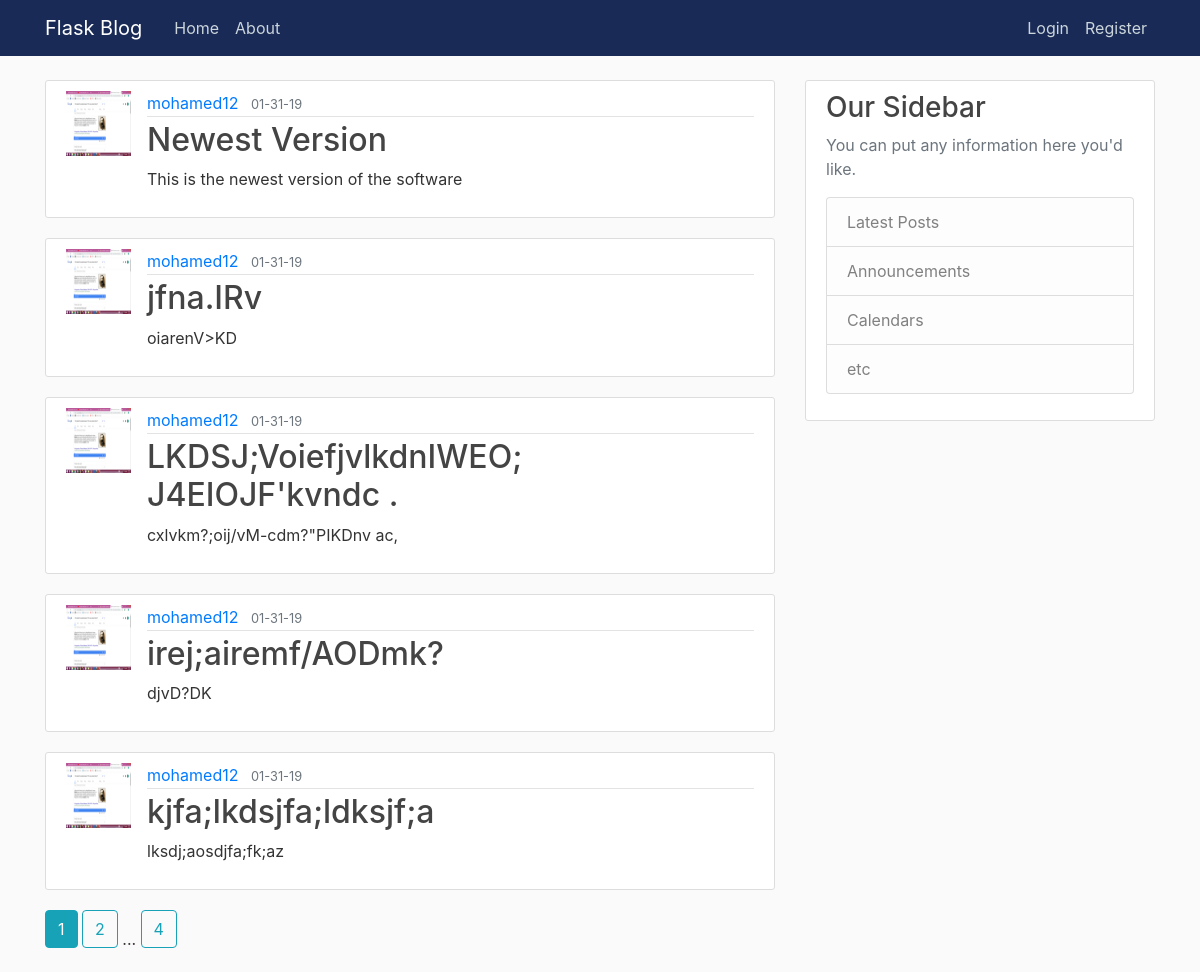
The page /home on the database its author committed.
### flaskblog/Models.py (models this page shows, shortened)
class Post(db.Model):
    id = db.Column(db.Integer, primary_key=True)
    title = db.Column(db.String(100), nullable=False)
    date_posted = db.Column(db.DateTime, nullable=False,
                            default=datetime.utcnow)
    content = db.Column(db.Text, nullable=False)
    user_id = db.Column(db.Integer, db.ForeignKey('user.id'), nullable=False)

class User(db.Model, UserMixin):
    id = db.Column(db.Integer, primary_key=True)
    username = db.Column(db.String(20), unique=True, nullable=False)
    email = db.Column(db.String(120), unique=True, nullable=False)
    image_file = db.Column(db.String(20), nullable=False,
                           default='default.jpg')
    password = db.Column(db.String(60), nullable=False)
    posts = db.relationship('Post', backref='author', lazy=True)

### flaskblog/routes.py (the view)
@app.route("/")
@app.route("/home")
def home():
    page = request.args.get('page', 1, type=int)
    posts = Post.query.order_by(
        Post.date_posted.desc()).paginate(page=page, per_page=5)
    return render_template("home.html", posts=posts)

### flaskblog/templates/home.html
{% extends "Layout.html" %}
{% block content %}
{% for post in posts.items %}
<article class="media content-section">
  <img class="rounded-cirlce article-img" src="{{url_for('static',filename='profile_pic/'+post.author.image_file)}}">
  <div class="media-body">
    <div class="article-metadata">
      <a class="mr-2" href="{{url_for('user_posts',username=post.author.username)}}">{{ post.author.username }}</a>
      <small class="text-muted">{{ post.date_posted.strftime("%m-%d-%y") }}</small>
    </div>
    <h2><a class="article-title" href="{{url_for('post',post_id=post.id)}}">{{ post.title }}</a></h2>
    <p class="article-content">{{ post.content }}</p>
  </div>
</article>
{% endfor %}
{%for page_num in posts.iter_pages(left_edge=1,right_edge=1,left_current=1,right_current=2)%}
{%if page_num%}
{%if posts.page==page_num%}
<a class="btn btn-info mb-4 " href="{{url_for('home',page=page_num)}}">{{page_num}}</a>
{%else%}
<a class="btn btn-outline-info mb-4 " href="{{url_for('home',page=page_num)}}">{{page_num}}</a>
{%endif%}
{%else%}
...
{%endif%}
{%endfor%}
{% endblock content %}

### flaskblog/templates/Layout.html (shortened to what this page needs)
<!DOCTYPE html>
<html>
  <head>
    <link rel="stylesheet" href="https://maxcdn.bootstrapcdn.com/bootstrap/4.0.0/css/bootstrap.min.css"
>
    <link rel="stylesheet" type="text/css" href="{{ url_for('static', filename='main.css') }}">
  </head>
  <body>
    <header class="site-header">
      <nav class="navbar navbar-expand-md navbar-dark bg-steel fixed-top">
        <div class="container">
          <a class="navbar-brand mr-4" href="/">Flask Blog</a>
          <div class="collapse navbar-collapse" id="navbarToggle">
            <div class="navbar-nav mr-auto">
              <a class="nav-item nav-link" href="{{ url_for('home') }}">Home</a>
              <a class="nav-item nav-link" href="{{ url_for('about') }}">About</a>
            </div>
            <div class="navbar-nav">
              {% if current_user.is_authenticated%}
              <a class="nav-item nav-link" href="{{ url_for('new_post') }}">New Post</a>
              <a class="nav-item nav-link" href="{{ url_for('account') }}">Account</a>
              <a class="nav-item nav-link" href="{{ url_for('logout') }}">Logout</a>
              {%else%}
              <a class="nav-item nav-link" href="{{ url_for('login') }}">Login</a>
              <a class="nav-item nav-link" href="{{ url_for('register') }}">Register</a>
              {%endif%}
            </div>
          </div>
        </div>
      </nav>
    </header>
    <main role="main" class="container">
      <div class="row">
        <div class="col-md-8">
          {% block content %}{% endblock %}
        </div>
        <div class="col-md-4">
          <div class="content-section">
            <h3>Our Sidebar</h3>
            <p class='text-muted'>You can put any information here you'd like.
              <ul class="list-group">
                <li class="list-group-item list-group-item-light">Latest Posts</li>
                <li class="list-group-item list-group-item-light">Announcements</li>
                <li class="list-group-item list-group-item-light">Calendars</li>
                <li class="list-group-item list-group-item-light">etc</li>
              </ul>
            </p>
          </div>
        </div>
      </div>
    </main>
  </body>
</html>

### flaskblog/static/main.css (style rules this page uses)
body { background: #fafafa; color: #333333; margin-top: 5rem; }
h1, h2, h3, h4, h5, h6 { color: #444444; }
.bg-steel { background-color: #192a56; }
.site-header .navbar-nav .nav-link { color: #cbd5db; }
.content-section { background: #ffffff; padding: 10px 20px; border: 1px solid #dddddd; border-radius: 3px; margin-bottom: 20px; }
.article-title { color: #444444; }
.article-content { white-space: pre-line; }
.article-img { height: 65px; width: 65px; margin-right: 16px; }
.article-metadata { padding-bottom: 1px; margin-bottom: 4px; border-bottom: 1px solid #e3e3e3 }

### rows shown on the page
Post: image_file (picture), author.username "mohamed12", date_posted "01-31-19", title "Newest Version", content "This is the newest version of the software"
Post: image_file (picture), author.username "mohamed12", date_posted "01-31-19", title "jfna.IRv", content "oiarenV>KD"
Post: image_file (picture), author.username "mohamed12", date_posted "01-31-19", title "LKDSJ;VoiefjvlkdnIWEO; J4EIOJF'kvndc .", content "cxlvkm?;oij/vM-cdm?\"PIKDnv ac,"
Post: image_file (picture), author.username "mohamed12", date_posted "01-31-19", title "irej;airemf/AODmk?", content "djvD?DK"
Post: image_file (picture), author.username "mohamed12", date_posted "01-31-19", title "kjfa;lkdsjfa;ldksjf;a", content "lksdj;aosdjfa;fk;az"

### other values the page prints
{{ page_num }} "1"
{{ page_num }} "2" "4"
